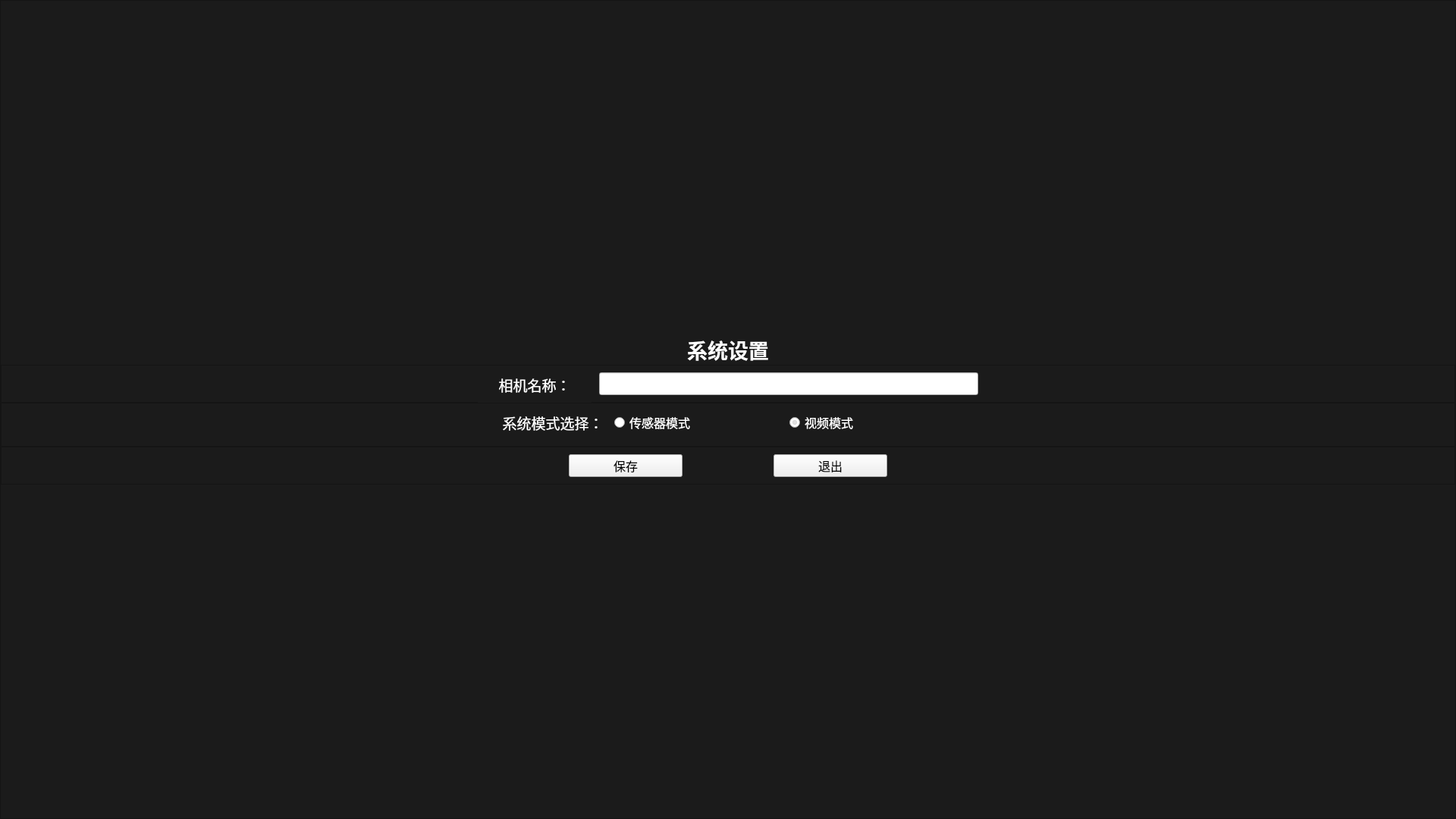
<?xml version="1.0" encoding="UTF-8"?>
<ui version="4.0">
 <class>Setting_Widget</class>
 <widget class="QWidget" name="Setting_Widget">
  <property name="geometry">
   <rect>
    <x>0</x>
    <y>0</y>
    <width>1920</width>
    <height>1080</height>
   </rect>
  </property>
  <property name="windowTitle">
   <string>Form</string>
  </property>
  <layout class="QHBoxLayout" name="horizontalLayout">
   <property name="spacing">
    <number>0</number>
   </property>
   <property name="leftMargin">
    <number>0</number>
   </property>
   <property name="topMargin">
    <number>0</number>
   </property>
   <property name="rightMargin">
    <number>0</number>
   </property>
   <property name="bottomMargin">
    <number>0</number>
   </property>
   <item>
    <widget class="QFrame" name="frame">
     <property name="styleSheet">
      <string notr="true">QFrame{
	background-color: rgb(27, 27, 27);
}</string>
     </property>
     <property name="frameShape">
      <enum>QFrame::StyledPanel</enum>
     </property>
     <property name="frameShadow">
      <enum>QFrame::Raised</enum>
     </property>
     <layout class="QVBoxLayout" name="verticalLayout">
      <property name="spacing">
       <number>0</number>
      </property>
      <property name="leftMargin">
       <number>0</number>
      </property>
      <property name="topMargin">
       <number>0</number>
      </property>
      <property name="rightMargin">
       <number>0</number>
      </property>
      <property name="bottomMargin">
       <number>0</number>
      </property>
      <item>
       <spacer name="verticalSpacer">
        <property name="orientation">
         <enum>Qt::Vertical</enum>
        </property>
        <property name="sizeType">
         <enum>QSizePolicy::Expanding</enum>
        </property>
        <property name="sizeHint" stdset="0">
         <size>
          <width>20</width>
          <height>100</height>
         </size>
        </property>
       </spacer>
      </item>
      <item>
       <widget class="QLabel" name="lab_title">
        <property name="font">
         <font>
          <family>微软雅黑</family>
          <pointsize>20</pointsize>
          <bold>true</bold>
         </font>
        </property>
        <property name="styleSheet">
         <string notr="true">color: rgb(255, 255, 255);</string>
        </property>
        <property name="text">
         <string>系统设置</string>
        </property>
        <property name="alignment">
         <set>Qt::AlignCenter</set>
        </property>
       </widget>
      </item>
      <item>
       <widget class="QFrame" name="param_setting">
        <property name="minimumSize">
         <size>
          <width>0</width>
          <height>50</height>
         </size>
        </property>
        <property name="maximumSize">
         <size>
          <width>16777215</width>
          <height>50</height>
         </size>
        </property>
        <property name="styleSheet">
         <string notr="true">QComboBox QAbstractItemView {
    outline:none;   /* 选定项的虚框 */
    border: none;   /* 整个下拉窗体的边框 */
    color: rgb(0, 0, 0);
    background-color: rgba(255, 255, 255,150);  
    selection-background-color: rgba(27, 27, 27,150);
}</string>
        </property>
        <property name="frameShape">
         <enum>QFrame::StyledPanel</enum>
        </property>
        <property name="frameShadow">
         <enum>QFrame::Raised</enum>
        </property>
        <layout class="QHBoxLayout" name="horizontalLayout_2">
         <property name="spacing">
          <number>10</number>
         </property>
         <property name="leftMargin">
          <number>0</number>
         </property>
         <property name="topMargin">
          <number>0</number>
         </property>
         <property name="rightMargin">
          <number>0</number>
         </property>
         <property name="bottomMargin">
          <number>0</number>
         </property>
         <item>
          <spacer name="horizontalSpacer">
           <property name="orientation">
            <enum>Qt::Horizontal</enum>
           </property>
           <property name="sizeHint" stdset="0">
            <size>
             <width>40</width>
             <height>20</height>
            </size>
           </property>
          </spacer>
         </item>
         <item>
          <widget class="QLabel" name="lab_hint2">
           <property name="minimumSize">
            <size>
             <width>150</width>
             <height>50</height>
            </size>
           </property>
           <property name="maximumSize">
            <size>
             <width>150</width>
             <height>50</height>
            </size>
           </property>
           <property name="font">
            <font>
             <family>微软雅黑</family>
             <pointsize>14</pointsize>
             <bold>false</bold>
            </font>
           </property>
           <property name="styleSheet">
            <string notr="true">color: rgb(255, 255, 255);</string>
           </property>
           <property name="text">
            <string>相机名称：</string>
           </property>
           <property name="alignment">
            <set>Qt::AlignCenter</set>
           </property>
          </widget>
         </item>
         <item>
          <widget class="QLineEdit" name="lineEdit">
           <property name="maximumSize">
            <size>
             <width>500</width>
             <height>30</height>
            </size>
           </property>
           <property name="font">
            <font>
             <family>微软雅黑</family>
             <pointsize>11</pointsize>
             <bold>false</bold>
            </font>
           </property>
           <property name="text">
            <string/>
           </property>
          </widget>
         </item>
         <item>
          <spacer name="horizontalSpacer_2">
           <property name="orientation">
            <enum>Qt::Horizontal</enum>
           </property>
           <property name="sizeHint" stdset="0">
            <size>
             <width>40</width>
             <height>20</height>
            </size>
           </property>
          </spacer>
         </item>
        </layout>
       </widget>
      </item>
      <item>
       <widget class="QFrame" name="mode_select">
        <property name="minimumSize">
         <size>
          <width>0</width>
          <height>50</height>
         </size>
        </property>
        <property name="maximumSize">
         <size>
          <width>16777215</width>
          <height>100</height>
         </size>
        </property>
        <property name="frameShape">
         <enum>QFrame::StyledPanel</enum>
        </property>
        <property name="frameShadow">
         <enum>QFrame::Raised</enum>
        </property>
        <layout class="QGridLayout" name="gridLayout">
         <property name="leftMargin">
          <number>0</number>
         </property>
         <property name="topMargin">
          <number>0</number>
         </property>
         <property name="rightMargin">
          <number>0</number>
         </property>
         <property name="bottomMargin">
          <number>0</number>
         </property>
         <item row="0" column="1">
          <widget class="QLabel" name="lab_hint1">
           <property name="minimumSize">
            <size>
             <width>150</width>
             <height>50</height>
            </size>
           </property>
           <property name="maximumSize">
            <size>
             <width>150</width>
             <height>50</height>
            </size>
           </property>
           <property name="font">
            <font>
             <family>微软雅黑</family>
             <pointsize>14</pointsize>
             <bold>false</bold>
            </font>
           </property>
           <property name="styleSheet">
            <string notr="true">color: rgb(255, 255, 255);</string>
           </property>
           <property name="text">
            <string>系统模式选择：</string>
           </property>
           <property name="alignment">
            <set>Qt::AlignCenter</set>
           </property>
          </widget>
         </item>
         <item row="1" column="3">
          <widget class="QFrame" name="frame_2">
           <property name="frameShape">
            <enum>QFrame::StyledPanel</enum>
           </property>
           <property name="frameShadow">
            <enum>QFrame::Raised</enum>
           </property>
          </widget>
         </item>
         <item row="0" column="0">
          <spacer name="horizontalSpacer_3">
           <property name="orientation">
            <enum>Qt::Horizontal</enum>
           </property>
           <property name="sizeHint" stdset="0">
            <size>
             <width>40</width>
             <height>20</height>
            </size>
           </property>
          </spacer>
         </item>
         <item row="0" column="4">
          <widget class="QRadioButton" name="btn_camera">
           <property name="minimumSize">
            <size>
             <width>225</width>
             <height>50</height>
            </size>
           </property>
           <property name="maximumSize">
            <size>
             <width>225</width>
             <height>50</height>
            </size>
           </property>
           <property name="font">
            <font>
             <family>微软雅黑</family>
             <pointsize>12</pointsize>
            </font>
           </property>
           <property name="styleSheet">
            <string notr="true">color: rgb(255, 255, 255);</string>
           </property>
           <property name="text">
            <string>视频模式</string>
           </property>
           <property name="checked">
            <bool>true</bool>
           </property>
          </widget>
         </item>
         <item row="0" column="5">
          <spacer name="horizontalSpacer_4">
           <property name="orientation">
            <enum>Qt::Horizontal</enum>
           </property>
           <property name="sizeHint" stdset="0">
            <size>
             <width>40</width>
             <height>20</height>
            </size>
           </property>
          </spacer>
         </item>
         <item row="0" column="3">
          <widget class="QRadioButton" name="btn_sensor">
           <property name="minimumSize">
            <size>
             <width>225</width>
             <height>50</height>
            </size>
           </property>
           <property name="maximumSize">
            <size>
             <width>225</width>
             <height>50</height>
            </size>
           </property>
           <property name="font">
            <font>
             <family>微软雅黑</family>
             <pointsize>12</pointsize>
            </font>
           </property>
           <property name="styleSheet">
            <string notr="true">color: rgb(255, 255, 255);</string>
           </property>
           <property name="text">
            <string>传感器模式</string>
           </property>
          </widget>
         </item>
         <item row="1" column="4">
          <widget class="QFrame" name="frame_3">
           <property name="frameShape">
            <enum>QFrame::StyledPanel</enum>
           </property>
           <property name="frameShadow">
            <enum>QFrame::Raised</enum>
           </property>
          </widget>
         </item>
        </layout>
       </widget>
      </item>
      <item>
       <widget class="QFrame" name="all_save">
        <property name="minimumSize">
         <size>
          <width>0</width>
          <height>50</height>
         </size>
        </property>
        <property name="maximumSize">
         <size>
          <width>16777215</width>
          <height>50</height>
         </size>
        </property>
        <property name="frameShape">
         <enum>QFrame::StyledPanel</enum>
        </property>
        <property name="frameShadow">
         <enum>QFrame::Raised</enum>
        </property>
        <widget class="QPushButton" name="btn_save">
         <property name="geometry">
          <rect>
           <x>749</x>
           <y>10</y>
           <width>150</width>
           <height>30</height>
          </rect>
         </property>
         <property name="minimumSize">
          <size>
           <width>150</width>
           <height>30</height>
          </size>
         </property>
         <property name="maximumSize">
          <size>
           <width>150</width>
           <height>30</height>
          </size>
         </property>
         <property name="font">
          <font>
           <family>微软雅黑</family>
           <pointsize>12</pointsize>
          </font>
         </property>
         <property name="text">
          <string>保存</string>
         </property>
        </widget>
        <widget class="QPushButton" name="btn_exit">
         <property name="geometry">
          <rect>
           <x>1019</x>
           <y>10</y>
           <width>150</width>
           <height>30</height>
          </rect>
         </property>
         <property name="minimumSize">
          <size>
           <width>150</width>
           <height>30</height>
          </size>
         </property>
         <property name="maximumSize">
          <size>
           <width>150</width>
           <height>30</height>
          </size>
         </property>
         <property name="font">
          <font>
           <family>微软雅黑</family>
           <pointsize>12</pointsize>
          </font>
         </property>
         <property name="text">
          <string>退出</string>
         </property>
        </widget>
       </widget>
      </item>
      <item>
       <spacer name="verticalSpacer_2">
        <property name="orientation">
         <enum>Qt::Vertical</enum>
        </property>
        <property name="sizeHint" stdset="0">
         <size>
          <width>20</width>
          <height>40</height>
         </size>
        </property>
       </spacer>
      </item>
     </layout>
    </widget>
   </item>
  </layout>
 </widget>
 <resources/>
 <connections/>
</ui>
